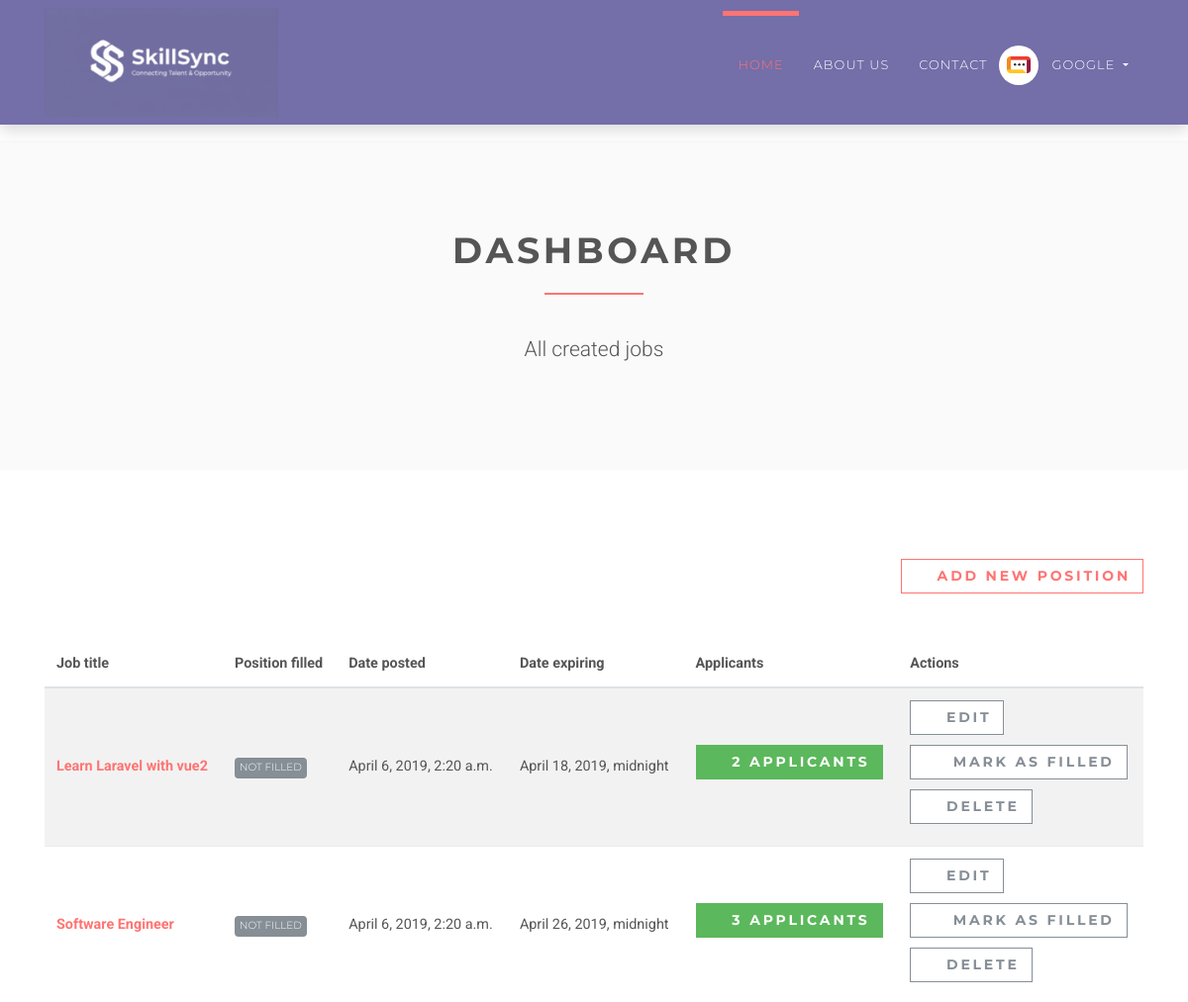
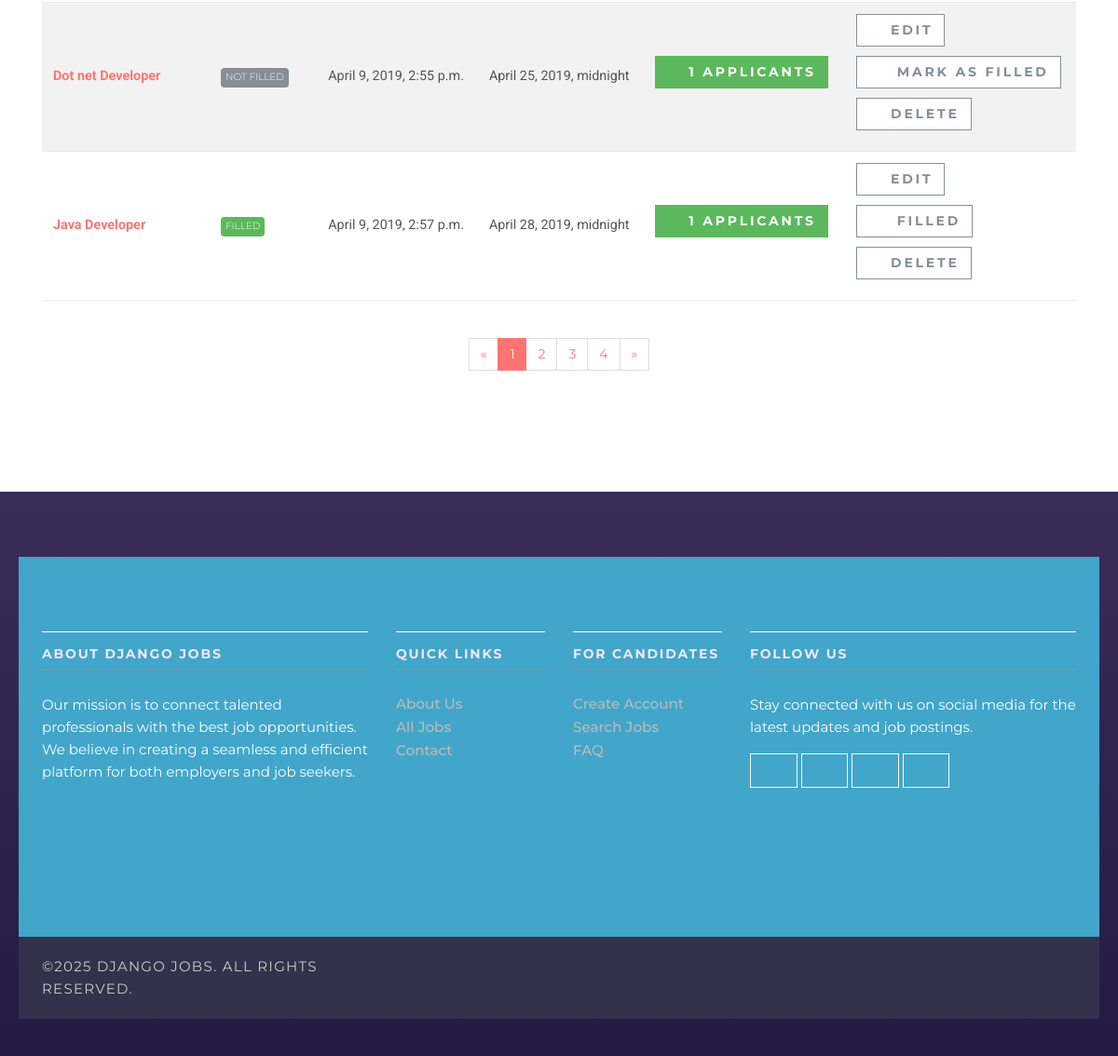
/employer/dashboard (signed in), run on the app's committed database (2 pictures, top to bottom).
### accounts/models.py (models this page shows, shortened)
class User(AbstractUser):
    username = None
    role = models.CharField(max_length=12, error_messages={
        'required': "Role must be provided"
    })
    gender = models.CharField(max_length=10, blank=True, null=True, default="")
    email = models.EmailField(unique=True, blank=False,
                              error_messages={
                                  'unique': "A user with that email already exists.",
                              })
    USERNAME_FIELD = "email"
    REQUIRED_FIELDS = []
    objects = UserManager()

### jobsapp/models.py (models this page shows, shortened)
class Job(models.Model):
    user = models.ForeignKey(User, on_delete=models.CASCADE)
    title = models.CharField(max_length=300)
    description = models.TextField()
    location = models.CharField(max_length=150)
    type = models.CharField(choices=JOB_TYPE, max_length=10)
    category = models.CharField(max_length=100)
    last_date = models.DateTimeField()
    company_name = models.CharField(max_length=100)
    company_description = models.CharField(max_length=300)
    website = models.CharField(max_length=100, default="")
    created_at = models.DateTimeField(default=timezone.now)
    filled = models.BooleanField(default=False)

### jobsapp/views/employer.py (the view)
# urls.py: path('', DashboardView.as_view(), name='employer-dashboard'),
class DashboardView(ListView):
    model = Job
    template_name = 'jobs/employer/dashboard.html'
    context_object_name = 'jobs'
    @method_decorator(login_required(login_url=reverse_lazy('accounts:login')))
    @method_decorator(user_is_employer)
    def dispatch(self, request, *args, **kwargs):
        return super().dispatch(self.request, *args, **kwargs)
    def get_queryset(self):
        return self.model.objects.filter(user_id=self.request.user.id)

### templates/jobs/employer/dashboard.html (shortened to what this page needs)
{% extends 'base.html' %}
{% load static %}
{% block content %}
    <section class="bg-light-gray">
        <div class="container">
            <div class="row">
                <div class="col-lg-8 mx-auto">
                    <h1 class="heading">dashboard</h1>
                    <p class="lead text-center">All created jobs</p>
                </div>
            </div>
        </div>
    </section>
    <section>
        <div class="container">
            <div class="row">
                <div class="col-lg-12 text-right mb-5"><a href="{% url 'jobs:employer-jobs-create' %}"
                                                          class="btn btn-outline-white-primary">
                    <i class="fa fa-plus"></i>Add new position</a></div>
                <div class="col-lg-12">
                    <div class="table-responsive">
                        <table class="table table-striped table-hover table-client-dashboard">
                            <thead>
                            <tr>
                                <th>Job title</th>
                                <th>Position filled</th>
                                <th>Date posted</th>
                                <th>Date expiring</th>
                                <th>Applicants</th>
                                <th>Actions</th>
                            </tr>
                            </thead>
                            <tbody>
                            {% for job in jobs %}
                                <tr>
                                    <th><a href="{% url 'jobs:jobs-detail' job.id %}">{{ job.title }}</a>
                                    </th>
                                    <td>
                                        {% if job.filled %}
                                            <span class="badge badge-success">Filled</span>
                                        {% else %}
                                            <span class="badge badge-secondary">Not Filled</span>
                                        {% endif %}
                                    </td>
                                    <td>{{ job.created_at }}</td>
                                    <td>{{ job.last_date }}</td>
                                    <td>
                                        <a href="{% url 'jobs:employer-dashboard-applicants' job.id %}"
                                           class="btn btn-success">
                                            <i class="fa fa-users"></i>{{ job.applicants.count }}
                                            <span class="hidden-xs hidden-sm">Applicants</span>
                                        </a>
                                    </td>
                                    <td>
                                        <a href="#" class="btn btn-outline-white-secondary">
                                            <i class="fa fa-edit"></i>Edit
                                        </a>
                                        <br>
                                        {% if job.filled %}
                                            <a href="{% url 'jobs:job-mark-filled' job.id %}"
                                               class="btn btn-outline-white-secondary">
                                                <i class="fa fa-check-circle-o"></i>
                                                <span class="hidden-xs hidden-sm">Filled</span>
                                            </a><br>
                                        {% else %}
                                            <a href="{% url 'jobs:job-mark-filled' job.id %}"
                                               class="btn btn-outline-white-secondary">
                                                <i class="fa fa-check-circle-o"></i>
                                                <span class="hidden-xs hidden-sm">Mark as </span>filled
                                            </a><br>
                                        {% endif %}
                                        <a href="#" class="btn btn-outline-white-secondary">
                                            <i class="fa fa-times-circle-o"></i>Delete
                                        </a>
                                    </td>
                                </tr>
                            {% endfor %}
                            </tbody>
                        </table>
                    </div>
                    <div class="pages">
                        <nav aria-label="Page navigation example" class="d-flex justify-content-center mt-4 mb-4">
                            <ul class="pagination">
                                <li class="page-item"><a href="#" aria-label="Previous" class="page-link"><span
                                        aria-hidden="true">«</span><span class="sr-only">Previous</span></a></li>
                                <li class="page-item active"><a href="#" class="page-link">1</a></li>
                                <li class="page-item"><a href="#" class="page-link">2</a></li>
                                <li class="page-item"><a href="#" class="page-link">3</a></li>
                                <li class="page-item"><a href="#" class="page-link">4</a></li>
                                <li class="page-item"><a href="#" aria-label="Next" class="page-link"><span
                                        aria-hidden="true">»</span><span class="sr-only">Next</span></a></li>
                            </ul>
                        </nav>
                    </div>
                </div>
            </div>
        </div>
    </section>
{% endblock %}

### templates/base.html (shortened to what this page needs)
{% load static %}
<!DOCTYPE html>
<html lang="en">
<head>
  <link rel="stylesheet" href="{% static 'vendor/bootstrap/css/bootstrap.min.css' %}" />
  <link rel="stylesheet" href="{% static 'vendor/font-awesome/css/font-awesome.min.css' %}" />
  <link rel="stylesheet" href="{% static 'vendor/owl.carousel/assets/owl.carousel.css' %}" />
  <link rel="stylesheet" href="{% static 'vendor/owl.carousel/assets/owl.theme.default.css' %}" />
  <link rel="stylesheet" href="{% static 'css/style.default.css' %}" id="theme-stylesheet" />
  <link rel="stylesheet" href="{% static 'css/custom.css' %}" />
</head>
<body>
  <header class="header">
    <nav class="navbar navbar-expand-lg">
      <div class="container">
        <a href="/" class="navbar-brand d-flex align-items-center py-2">
          <img src="{% static 'img/logo-small.png' %}" alt="logo" />
        </a>
        <div id="navbarSupportedContent" class="collapse navbar-collapse">
          <ul class="navbar-nav">
            <li class="nav-item active">
              <a href="/" class="nav-link">Home <span class="sr-only">(current)</span></a>
            </li>
            <li class="nav-item"><a href="#" class="nav-link">About Us</a></li>
            <li class="nav-item"><a href="#" class="nav-link">Contact</a></li>
            {% if request.user.is_authenticated %}
            <li class="nav-item dropdown">
              <a id="clientZone" href="#" data-toggle="dropdown" aria-haspopup="true" aria-expanded="false"
                 class="nav-link dropdown-toggle has-img">
                <div class="client-menu-image">
                  <div class="inner">
                    <img src="{% static 'img/company-1.png' %}" alt="company image" class="img-fluid" />
                  </div>
                </div>
                {{ request.user.first_name }}
              </a>
            </li>
            {% endif %}
          </ul>
        </div>
      </div>
    </nav>
  </header>
  {% block content %}
  {% endblock %}
  <footer class="footer">
    <div class="footer__block">
      <div class="container">
        <div class="row">
          <div class="col-lg-4 col-md-6 mb-5">
            <h4 class="h5">About Django Jobs</h4>
            <p>Our mission is to connect talented professionals with the best job opportunities. We believe in creating a seamless and efficient platform for both employers and job seekers.</p>
          </div>
          <div class="col-lg-2 col-md-6 mb-5">
            <h4 class="h5">Quick Links</h4>
            <ul class="list-unstyled">
              <li><a href="#">About Us</a></li>
              <li><a href="#">All Jobs</a></li>
              <li><a href="#">Contact</a></li>
            </ul>
          </div>
          <div class="col-lg-2 col-md-6 mb-5">
            <h4 class="h5">For Candidates</h4>
            <ul class="list-unstyled">
              <li><a href="{% url 'accounts:employee-register' %}">Create Account</a></li>
              <li><a href="#">Search Jobs</a></li>
              <li><a href="#">FAQ</a></li>
            </ul>
          </div>
          <div class="col-lg-4 col-md-6 mb-5">
            <h4 class="h5">Follow Us</h4>
            <p>Stay connected with us on social media for the latest updates and job postings.</p>
            <div>
              <a href="#" class="btn btn-outline-light social"><i class="fa fa-facebook"></i></a>
              <a href="#" class="btn btn-outline-light social"><i class="fa fa-twitter"></i></a>
              <a href="#" class="btn btn-outline-light social"><i class="fa fa-linkedin"></i></a>
              <a href="#" class="btn btn-outline-light social"><i class="fa fa-instagram"></i></a>
            </div>
          </div>
        </div>
      </div>
    </div>
    <div class="footer__copyright">
      <div class="container">
        <div class="row">
          <div class="col-md-6 text-md-left text-center">
            <p>&copy;2025 Django Jobs. All rights reserved.</p>
          </div>
        </div>
      </div>
    </div>
  </footer>
</body>
</html>

### templates/base.html (style rules this page uses)
header.header { background: linear-gradient(90deg, #6457a6 0%, #8a79b9 100%); box-shadow: 0 6px 15px rgba(0,0,0,0.15); position: sticky; top: 0; z-index: 1050; transition: background 0.3s ease; }
nav.navbar .navbar-brand img { height: 110px; max-width: 280px; width: auto; display: block; filter: none !important; transition: transform 0.3s ease; cursor: pointer; }
nav.navbar .nav-link { color: #f1e6ff; letter-spacing: 1.1px; font-weight: 600; transition: color 0.3s ease; font-size: 1rem; }
nav.navbar .container { display: flex; align-items: center; justify-content: space-between; }
nav.navbar .navbar-collapse { display: flex !important; justify-content: flex-end !important; }
footer.footer { background: linear-gradient(180deg, #3a2e59 0%, #241a43 100%); color: #ddd; padding: 70px 20px 40px; font-family: 'Montserrat', sans-serif; transition: background 0.3s ease; }
footer.footer h4.h5 { color: #f1e6ff; margin-bottom: 25px; font-weight: 700; letter-spacing: 1.8px; text-transform: uppercase; border-bottom: 1px solid rgba(255, 107, 107, 0.4); padding-bottom: 8px; transition: color 0.3s ease; }
footer.footer a { color: #bbb; font-weight: 500; transition: color 0.3s ease; font-size: 0.95rem; }
footer.footer p { font-size: 15px; line-height: 1.6; max-width: 360px; }

### data on the page
User: user.first_name "GOOGLE"
Job: title "Learn Laravel with vue2", filled "NOT FILLED", created_at "April 6, 2019, 2:20 a.m.", last_date "April 18, 2019, midnight", applicants.count "2"
Job: title "Software Engineer", filled "NOT FILLED", created_at "April 6, 2019, 2:20 a.m.", last_date "April 26, 2019, midnight", applicants.count "3"
Job: title "Dot net Developer", filled "NOT FILLED", created_at "April 9, 2019, 2:55 p.m.", last_date "April 25, 2019, midnight", applicants.count "1"
Job: title "Java Developer", filled "FILLED", created_at "April 9, 2019, 2:57 p.m.", last_date "April 28, 2019, midnight", applicants.count "1"
